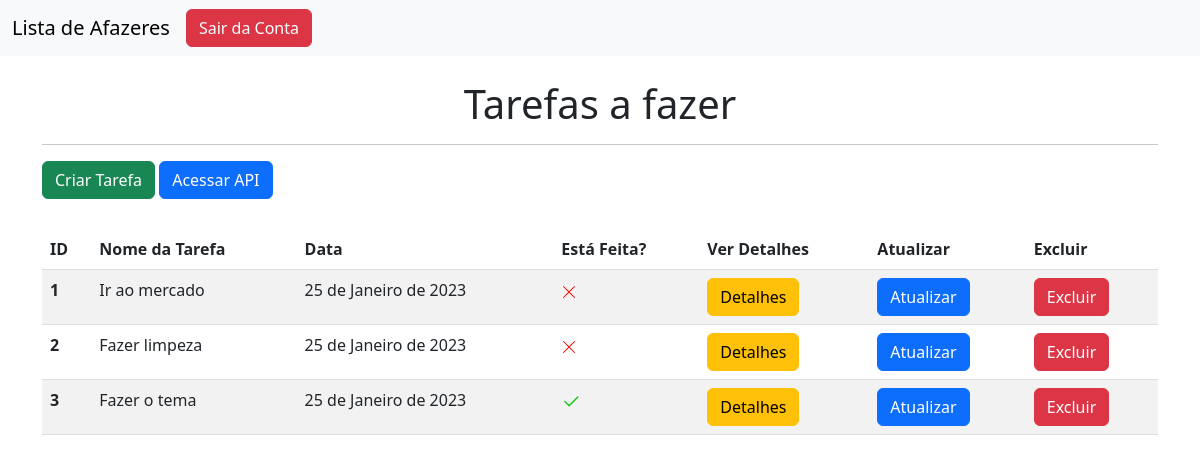
The page /todo_list/home/ (signed in) on the database its author committed.
### todo/models.py (models this page shows, shortened)
class Tarefa(models.Model):
    nome = models.CharField(max_length=100)
    data = models.DateField()
    esta_feita = models.BooleanField()

### todo/views.py (the view)
# urls.py: path('home/', views.home, name='home'),
@login_required(login_url='/auth/login/')
def home(request):
    tarefas = Tarefa.objects.all()
    return render(request, 'home.html', {'tarefas':tarefas})

### todo/templates/home.html (shortened to what this page needs)
{% extends 'base.html' %}
{% load static %}
{% block content_head %}
    <link rel="stylesheet" href="{% static 'todo/css/home.css' %}">
{% endblock %}
{% block content_body %}
    <div class="container">
        <br>
        <h1>Tarefas a fazer</h1>
        <hr>
        <a href="{% url 'criar_tarefa' %}" class="btn btn-success">Criar Tarefa</a>
        <a href="#" class="btn btn-primary">Acessar API</a>
        <br>
        <table class="table table-striped" id="table-todo">
            <thead>
                <tr>
                    <th scope="col">ID</th>
                    <th scope="col">Nome da Tarefa</th>
                    <th scope="col">Data</th>
                    <th scope="col">Está Feita?</th>
                    <th scope="col">Ver Detalhes</th>
                    <th scope="col">Atualizar</th>
                    <th scope="col">Excluir</th>
                </tr>
            </thead>
            <tbody>
                {% for tarefa in tarefas %}
                    <tr>
                    <th scope="row">{{tarefa.id}}</th>
                        <td>{{tarefa.nome}}</td>
                        <td>{{tarefa.data}}</td>
                        {% if tarefa.esta_feita == False %}
                            <td>
                            </td>
                        {% else %}
                            <td><svg xmlns="http://www.w3.org/2000/svg" width="20" height="20" fill="currentColor" class="bi bi-check2" viewBox="0 0 16 16">
                                <path d="M13.854 3.646a.5.5 0 0 1 0 .708l-7 7a.5.5 0 0 1-.708 0l-3.5-3.5a.5.5 0 1 1 .708-.708L6.5 10.293l6.646-6.647a.5.5 0 0 1 .708 0z" id="check"/>
                              </svg>
                            </td>
                        {% endif %}
                        <td><a href="#" class="btn btn-warning">Detalhes</a></td>
                        <td><a href="#" class="btn btn-primary">Atualizar</a></td>
                        <td><a href="#" class="btn btn-danger">Excluir</a></td>
                    </tr>
                {% endfor %}
            </tbody>
          </table>
    </div>
{% endblock %}

### templates/static/todo/css/home.css (style rules this page uses)
#table-todo { margin-top: 30px; }
h1 { text-align: center; }

### rows shown on the page
Tarefa: id "1", nome "Ir ao mercado", data "25 de Janeiro de 2023", esta_feita False (drawn)
Tarefa: id "2", nome "Fazer limpeza", data "25 de Janeiro de 2023", esta_feita False (drawn)
Tarefa: id "3", nome "Fazer o tema", data "25 de Janeiro de 2023", esta_feita True (drawn)
